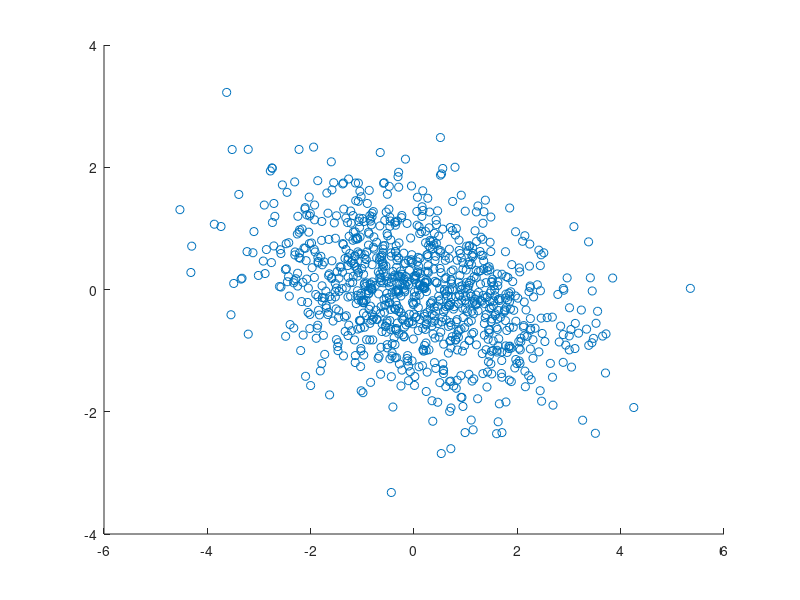

The MATLAB script that drew this image:
pkg load statistics% clase 2 ej 2rho = 0.5;sigma2_x = 1;sigma2_y = sigma2_x / 2;% numero de realizacionesN = 1000;mu = zeros(2,1);sigma2 = [sigma2_x                                                     rho*sqrt(sigma2_x)*sqrt(sigma2_y);                                rho*sqrt(sigma2_x)*sqrt(sigma2_y)    sigma2_y];XY = mvnrnd(mu,sigma2,N);W = [ 1 1 ; -1 1 ];%W = [ 1 1 ; 1 1 ];%W = [ -1  -1 ; 1 1 ];UV   = zeros(size(XY));for i=1:N      UV(i,:) = W* (XY(i,:) )';end% dibujar X vs Yscatter(UV(:,1),UV(:,2))